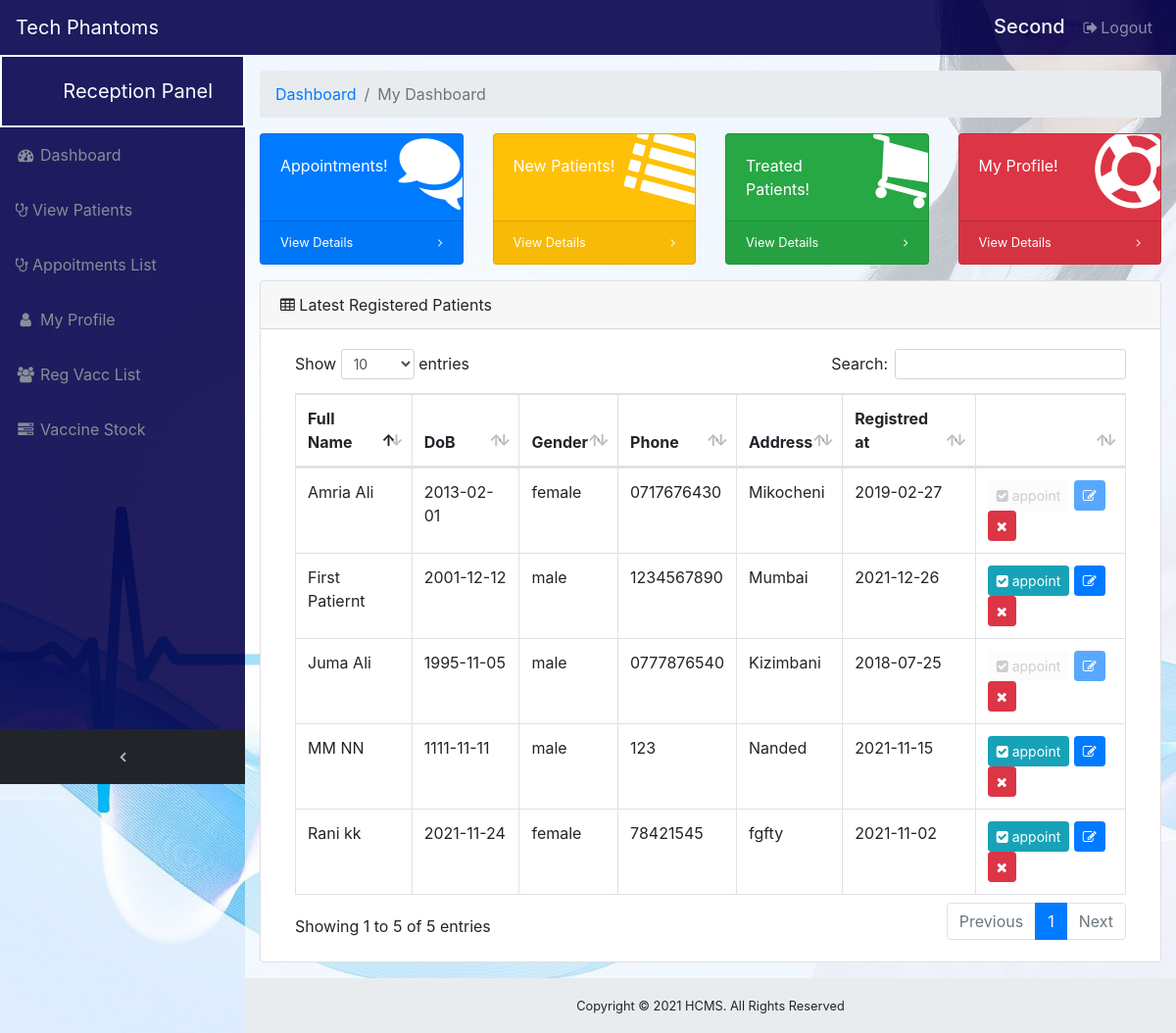
The page /receiption/index.php (signed in) on the database its author committed.
### tables this page shows
CREATE TABLE `patient` (
  `patient_id` int(11) NOT NULL,
  `fname` varchar(100) NOT NULL,
  `lname` varchar(25) NOT NULL,
  `status` varchar(100) NOT NULL,
  `regNumber` varchar(100) NOT NULL,
  `address` varchar(30) NOT NULL,
  `phone` varchar(15) NOT NULL,
  `email` varchar(30) NOT NULL,
  `dob` date NOT NULL,
  `gender` varchar(10) NOT NULL,
  `regDate` date NOT NULL,
  `code` int(15) NOT NULL,
  `treated` int(11) NOT NULL DEFAULT '0'
);

### receiption/index.php (the view)
<?php include 'header.php'; ?>
  <div class="content-wrapper">
    <div class="container-fluid">
      <ol class="breadcrumb">
        <li class="breadcrumb-item">
          <a href="#">Dashboard</a>
        </li>
        <li class="breadcrumb-item active">My Dashboard</li>
      </ol>
      <div class="row">
        <div class="col-xl-3 col-sm-6 mb-3">
          <div class="card text-white bg-primary o-hidden h-100">
            <div class="card-body">
              <div class="card-body-icon">
                <i class="fa fa-fw fa-comments"></i>
              </div>
              <div class="mr-5">Appointments!</div>
            </div>
            <a class="card-footer text-white clearfix small z-1" href="appointments.php">
              <span class="float-left">View Details</span>
              <span class="float-right">
                <i class="fa fa-angle-right"></i>
              </span>
            </a>
          </div>
        </div>
        <div class="col-xl-3 col-sm-6 mb-3">
          <div class="card text-white bg-warning o-hidden h-100">
            <div class="card-body">
              <div class="card-body-icon">
                <i class="fa fa-fw fa-list"></i>
              </div>
              <div class="mr-5">New Patients!</div>
            </div>
            <a class="card-footer text-white clearfix small z-1" href="patient_list.php">
              <span class="float-left">View Details</span>
              <span class="float-right">
                <i class="fa fa-angle-right"></i>
              </span>
            </a>
          </div>
        </div>
        <div class="col-xl-3 col-sm-6 mb-3">
          <div class="card text-white bg-success o-hidden h-100">
            <div class="card-body">
              <div class="card-body-icon">
                <i class="fa fa-fw fa-shopping-cart"></i>
              </div>
              <div class="mr-5">Treated Patients!</div>
            </div>
            <a class="card-footer text-white clearfix small z-1" href="patient_list.php?treated">
              <span class="float-left">View Details</span>
              <span class="float-right">
                <i class="fa fa-angle-right"></i>
              </span>
            </a>
          </div>
        </div>
        <div class="col-xl-3 col-sm-6 mb-3">
          <div class="card text-white bg-danger o-hidden h-100">
            <div class="card-body">
              <div class="card-body-icon">
                <i class="fa fa-fw fa-support"></i>
              </div>
              <div class="mr-5">My Profile!</div>
            </div>
            <a class="card-footer text-white clearfix small z-1" href="profile.php">
              <span class="float-left">View Details</span>
              <span class="float-right">
                <i class="fa fa-angle-right"></i>
              </span>
            </a>
          </div>
        </div>
      </div>
      <div class="card mb-3">
        <div class="card-header">
          <i class="fa fa-table"></i> Latest Registered Patients</div>
        <div class="card-body">
          <div class="table-responsive">
            <table class="table table-bordered" id="dataTable" width="100%" cellspacing="0">
              <thead>
                <tr>
                  <th>Full Name</th>
                  <th>DoB</th>
                  <th>Gender</th>
                  <th>Phone</th>
                  <th>Address</th>
                  <th>Registred at</th>
                  <th width="18%"></th>
                </tr>
              </thead>
              <tbody>
                <?php
                include 'includes/config.php';
                $sql = mysqli_query($con, "SELECT * FROM patient ORDER BY patient_id DESC LIMIT 5");
                while($data = mysqli_fetch_assoc($sql)){?>
                  <tr>
                    <td><?php echo $data['fname']." ".$data['lname']; ?></td>
                    <td><?php echo $data['dob']; ?></td>
                    <td><?php echo $data['gender']; ?></td>
                    <td><?php echo $data['phone']; ?></td>
                    <td><?php echo $data['address']; ?></td>
                    <td><?php echo $data['regDate']; ?></td>
                    <td>
                      <?php if ($data['treated'] == 1): ?>
                        <button disabled class="btn btn-default btn-sm" title="edit" onclick="make_appoint(<?php echo $data['patient_id']; ?>)">
                        <i class="fa fa-check-square"></i> appoint</button>
                      <button disabled class="btn btn-primary btn-sm" title="You can't edit treated Patient">
                        <i class="fa fa-edit"></i>
                        </button>
                      <a href="includes/manage_pat.php?act=delete_pat&id=<?php echo $data['patient_id']; ?>" class="btn btn-danger btn-sm" title="Edit Patient Infomation">
                        <i class="fa fa-remove"></i>
                      </a>
                      <?php else: ?>
                        <button class="btn btn-info btn-sm" title="edit" onclick="make_appoint(<?php echo $data['patient_id']; ?>)">
                        <i class="fa fa-check-square"></i> appoint</button>
                        <a href="edit_pat.php?act=edit_pat&id=<?php echo $data['patient_id']; ?>" class="btn btn-primary btn-sm" title="Edit Patient Infomation">
                        <i class="fa fa-edit"></i>
                      </a>
                      <a href="includes/manage_pat.php?act=delete_pat&id=<?php echo $data['patient_id']; ?>" class="btn btn-danger btn-sm" title="Edit Patient Infomation">
                        <i class="fa fa-remove"></i>
                      </a>
                      <?php endif ?>
                    </td>
                  </tr>
               <?php } ?>
              </tbody>
            </table>
          </div>
        </div>
      </div>
    </div>
    <?php include 'footer.php'?>

### receiption/css/sb-admin.css (style rules this page uses)
html { position: relative; min-height: 100%; }
body { overflow-x: hidden; }
body.sticky-footer { margin-bottom: 56px; }
body.sticky-footer .content-wrapper { min-height: calc(100vh - 56px - 56px); }
body.fixed-nav { padding-top: 56px; }
.content-wrapper { min-height: calc(100vh - 56px); padding-top: 1rem; }
.o-hidden { overflow: hidden !important; }
.z-1 { z-index: 1; }
.content-wrapper { overflow-x: hidden; background: #ffffff9e; }
@media (min-width: 992px) { .content-wrapper { margin-left: 250px; } }
.card-body-icon { position: absolute; z-index: 0; top: -25px; right: -25px; font-size: 5rem; -webkit-transform: rotate(15deg); -ms-transform: rotate(15deg); transform: rotate(15deg); }
body#page-top { background-image: url(login-page-bg.jpg); background-size: cover; background-repeat: no-repeat; background-position: center; }

### rows shown on the page
patient: fname "First", lname "Patiernt", dob "2001-12-12", gender "male", phone "1234567890", address "Mumbai", regDate "2021-12-26"
patient: fname "MM", lname "NN", dob "1111-11-11", gender "male", phone "123", address "Nanded", regDate "2021-11-15"
patient: fname "Rani", lname "kk", dob "2021-11-24", gender "female", phone "78421545", address "fgfty", regDate "2021-11-02"
patient: fname "Amria", lname "Ali", dob "2013-02-01", gender "female", phone "0717676430", address "Mikocheni", regDate "2019-02-27"
patient: fname "Juma", lname "Ali", dob "1995-11-05", gender "male", phone "0777876540", address "Kizimbani", regDate "2018-07-25"

### other values the page prints
$_SESSION['username'] "Second"
